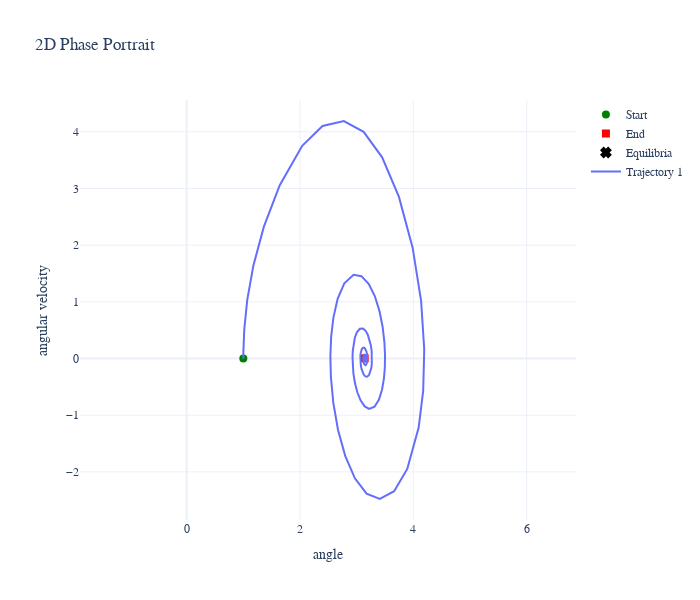

Write notebook code for a chart like this one.
### Code cell
upright_point = pendulum.get_equilibrium("inverted")
downward_point = pendulum.get_equilibrium("downward")
print(upright_point)
print(downward_point)
phase_portrait = pendulum.phase_plotter.plot_2d(
    x=pendulum_integration_result["x"],
    state_names = STATE_NAMES,
    show_direction = True,
    equilibria=[upright_point,
                downward_point],
)
phase_portrait.show()
# TODO: fix issue with equilibria not being marked on the plot

### Figure 1 — Plotly figure (JSON) as saved in the notebook; plotly's stock layout.template omitted (floating-point values rounded to 4 significant figures; data arrays with more than 128 entries replaced by an {"elided": "..."} marker saying what was removed)
{"data": [{"hovertemplate": "<b>Start: Trajectory 1</b><br>x₁: %{x:.3f}<br>x₂: %{y:.3f}<extra></extra>", "line": {"width": 2}, "marker": {"color": "green", "size": 8, "symbol": "circle"}, "mode": "markers", "name": "Start", "showlegend": true, "type": "scatter", "x": [1], "y": [0]}, {"hovertemplate": "<b>End: Trajectory 1</b><br>x₁: %{x:.3f}<br>x₂: %{y:.3f}<extra></extra>", "line": {"width": 2}, "marker": {"color": "red", "size": 8, "symbol": "square"}, "mode": "markers", "name": "End", "showlegend": true, "type": "scatter", "x": [3.141], "y": [0.003311]}, {"line": {"width": 2}, "marker": {"color": "black", "line": {"color": "black", "width": 2}, "size": 8, "symbol": "x"}, "mode": "markers", "name": "Equilibria", "showlegend": true, "type": "scatter", "x": [[3.142, 0], [0, 0]], "y": [[0], [0]]}, {"line": {"color": "#636EFA", "width": 2}, "marker": {"size": 8}, "mode": "lines", "name": "Trajectory 1", "showlegend": true, "type": "scatter", "x": {"elided": "174 float values"}, "y": {"elided": "174 float values"}}], "layout": {"annotations": [{"arrowcolor": "#636EFA", "arrowhead": 2, "arrowsize": 1.5, "arrowwidth": 2, "ax": 1, "axref": "x", "ay": 0, "ayref": "y", "showarrow": true, "x": 1.0, "xref": "x", "y": 0.009895, "yref": "y"}, {"arrowcolor": "#636EFA", "arrowhead": 2, "arrowsize": 1.5, "arrowwidth": 2, "ax": 3.448, "axref": "x", "ay": -0.5472, "ayref": "y", "showarrow": true, "x": 3.394, "xref": "x", "y": -0.7225, "yref": "y"}, {"arrowcolor": "#636EFA", "arrowhead": 2, "arrowsize": 1.5, "arrowwidth": 2, "ax": 3.16, "axref": "x", "ay": 0.1547, "ayref": "y", "showarrow": true, "x": 3.172, "xref": "x", "y": 0.1223, "yref": "y"}, {"arrowcolor": "#636EFA", "arrowhead": 2, "arrowsize": 1.5, "arrowwidth": 2, "ax": 3.133, "axref": "x", "ay": 0.01568, "ayref": "y", "showarrow": true, "x": 3.135, "xref": "x", "y": 0.0209, "yref": "y"}, {"arrowcolor": "#636EFA", "arrowhead": 2, "arrowsize": 1.5, "arrowwidth": 2, "ax": 3.141, "axref": "x", "ay": 0.003118, "ayref": "y", "showarrow": true, "x": 3.141, "xref": "x", "y": 0.003311, "yref": "y"}], "font": {"family": "Arial, sans-serif", "size": 12}, "height": 600, "showlegend": true, "title": {"text": "2D Phase Portrait"}, "width": 700, "xaxis": {"title": {"text": "angle"}}, "yaxis": {"scaleanchor": "x", "scaleratio": 1, "title": {"text": "angular velocity"}}}}
